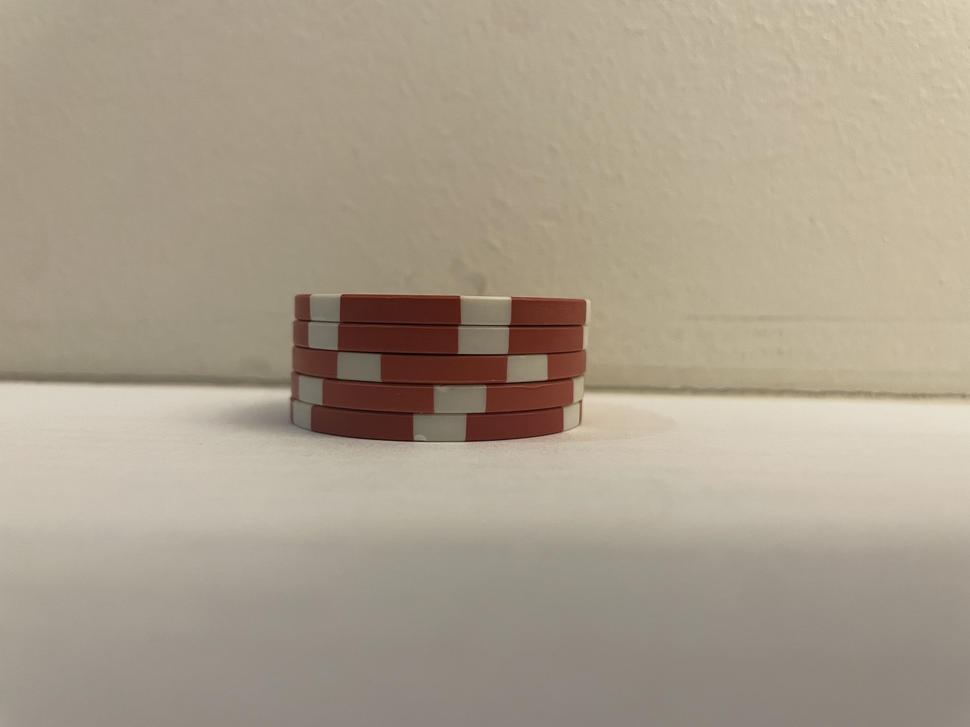
#> input picture IMG_0016.JPG, 970 x 727 px, shrunk from 4032 x 3024 before the run
$ python -i workingone.py   (imports and definitions only)
#> lines starting #> are read from the running program, lines starting #| are printed output that depends on the picture; after the words box and inside, x2 and y2 are one past the last pixel; in counts of white or black regions, pixels touching at a corner belong together
import cv2
import numpy as np


def detect_chip_color(image, roi):
    # Define color boundaries for red, green, blue, and white in BGR format
    color_ranges = {
        'Red': ([0, 0, 100], [80, 80, 255]),  # Approximate BGR range for red
        'Green': ([0, 100, 0], [80, 255, 80]),  # Approximate BGR range for green
        'Blue': ([10, 10, 10], [255, 80, 80]),  # Approximate BGR range for blue
        'White': ([200, 200, 200], [255, 255, 255])  # Approximate BGR range for white
    }

    # Get the average color of the ROI
    avg_color = np.mean(roi, axis=(0, 1)).astype(int)

    detected_color = "Unknown"
    for color_name, (lower, upper) in color_ranges.items():
        lower = np.array(lower, dtype=np.uint8)
        upper = np.array(upper, dtype=np.uint8)

        # Check if the average color is within the range
        if np.all(avg_color >= lower) and np.all(avg_color <= upper):
            detected_color = color_name
            break

    return detected_color


def count_stacked_chips(image_path, stack_width=150):
    """
    Detects the stack of chips, draws the bounding box based on the height and predetermined width,
    and estimates the number of chips.
    """
#> called with image_path = 'IMG_0016.JPG', stack_width = 150
    # Read the image
    image = cv2.imread(image_path)
#> image is the input picture: shape (727, 970, 3); mean B, G, R 140, 157.7, 169.2
    original = image.copy()

    # Convert to grayscale
    gray = cv2.cvtColor(image, cv2.COLOR_BGR2GRAY)
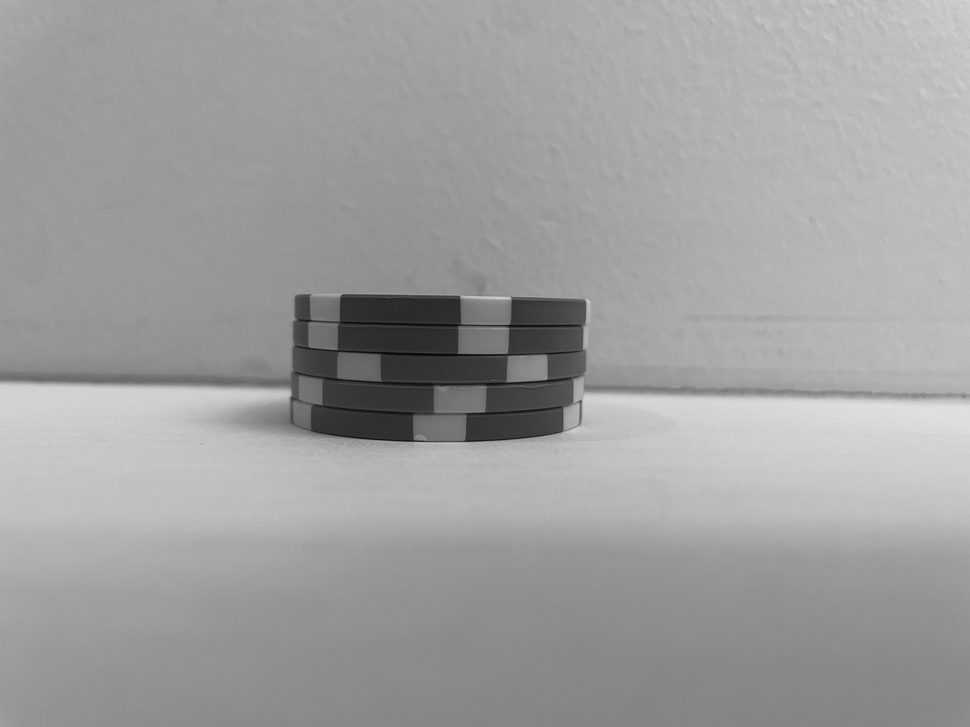
#> gray: shape (727, 970); min 6, max 224, mean 159.2

    # Apply Gaussian blur to reduce noise
    blurred = cv2.GaussianBlur(gray, (5, 5), 0)

    # Use Canny edge detection
    edges = cv2.Canny(blurred, 50, 150)
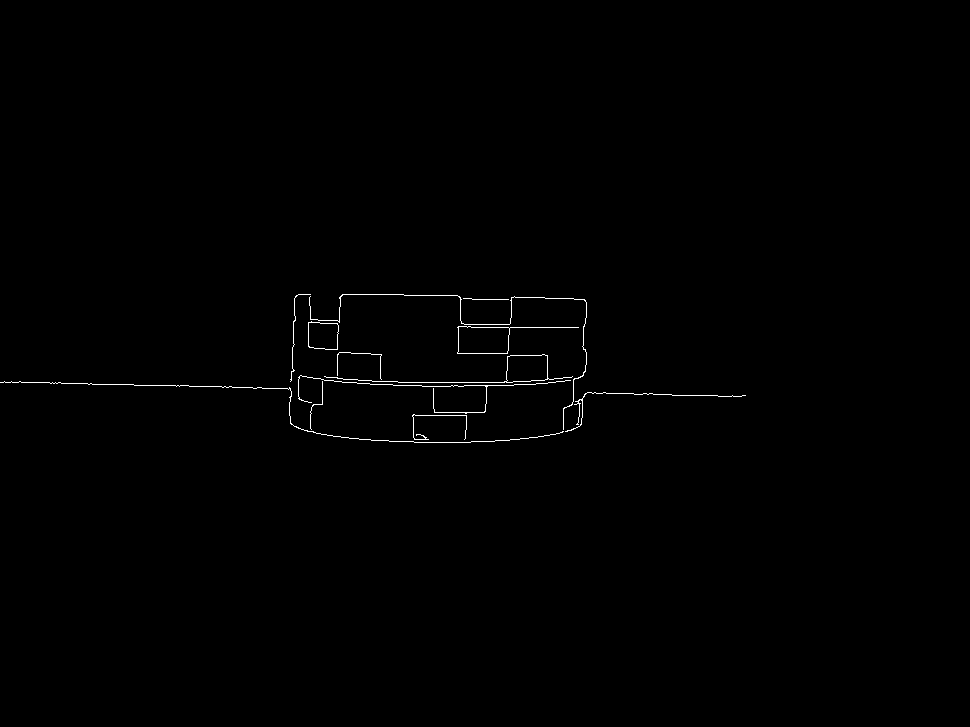
#> edges: shape (727, 970); 0.41% white in thin lines or dots, all inside (x1, y1, x2, y2) = (0, 294, 746, 443)

    # Perform dilation to connect edges
    kernel = np.ones((3, 3), np.uint8)
    dilated = cv2.dilate(edges, kernel, iterations=1)
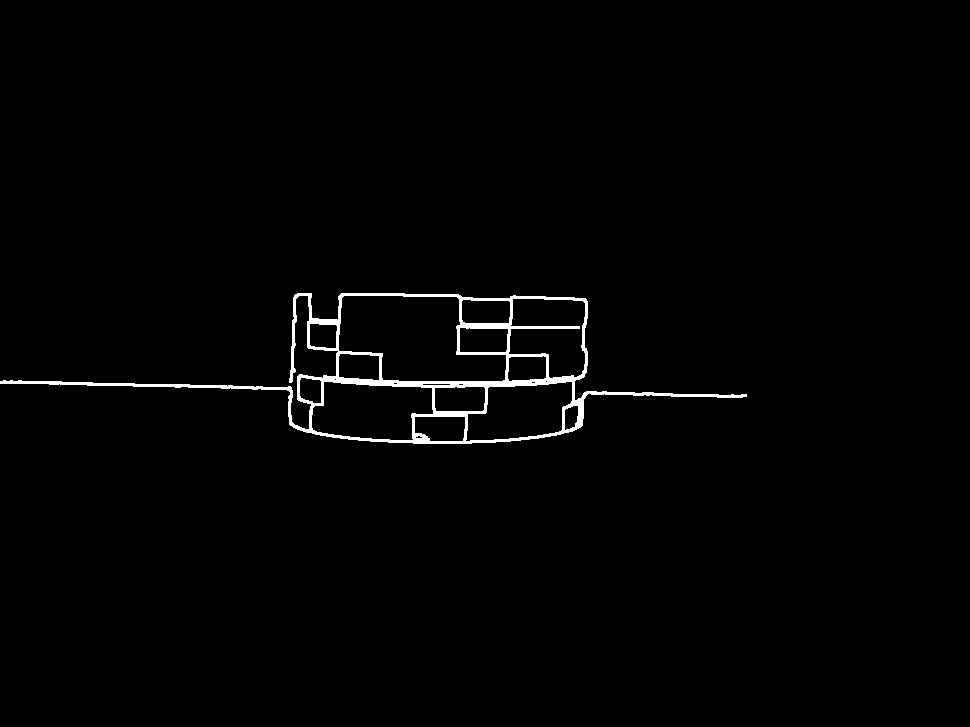
#> dilated: shape (727, 970); 1.3% white; 1 white region

    # Find contours
    contours, _ = cv2.findContours(dilated, cv2.RETR_EXTERNAL, cv2.CHAIN_APPROX_SIMPLE)
#> contours = 1 contour; box (x1, y1, x2, y2) and area: (0, 293, 747, 444) 39865

    # Filter out small contours and non-rectangular shapes
    min_contour_area = 500  # Adjust this value based on your image scale
    filtered_contours = [cnt for cnt in contours if cv2.contourArea(cnt) > min_contour_area]
#> filtered_contours has the same summary as contours

    # Sort contours by x-position and merge nearby contours
    bounding_boxes = [cv2.boundingRect(cnt) for cnt in filtered_contours]
#> bounding_boxes = [(0, 293, 747, 151)]
    if bounding_boxes:
        # Sort bounding boxes by y-position to process from top to bottom
        bounding_boxes = sorted(bounding_boxes, key=lambda box: box[1])

        # Merge overlapping or adjacent boxes (adjust threshold as needed)
        merged_box = bounding_boxes[0]
#> merged_box = (0, 293, 747, 151)
        for box in bounding_boxes[1:]:
            (x, y, w, h) = merged_box
            (bx, by, bw, bh) = box
            if by <= y + h:  # If the next contour is close enough to the current bounding box
                merged_box = (
                    min(x, bx), min(y, by), max(x + w, bx + bw) - min(x, bx), max(y + h, by + bh) - min(y, by))
            else:
                break
#> this loop made 0 passes

        # Get the height from the merged box
        (x, y, w, h) = merged_box
#> x = 0; y = 293; w = 747; h = 151

        # Now apply the predetermined width instead of using the calculated one
        new_w = stack_width

        # Adjust the x-coordinate to center the new width around the detected contour's center
        x_center = x + w // 2
#> x_center = 373
        x_new = x_center - new_w // 2
#> x_new = 298

        # Draw the bounding rectangle using the new width
        cv2.rectangle(image, (x_new, y), (x_new + new_w, y + h), (0, 255, 0), 2)
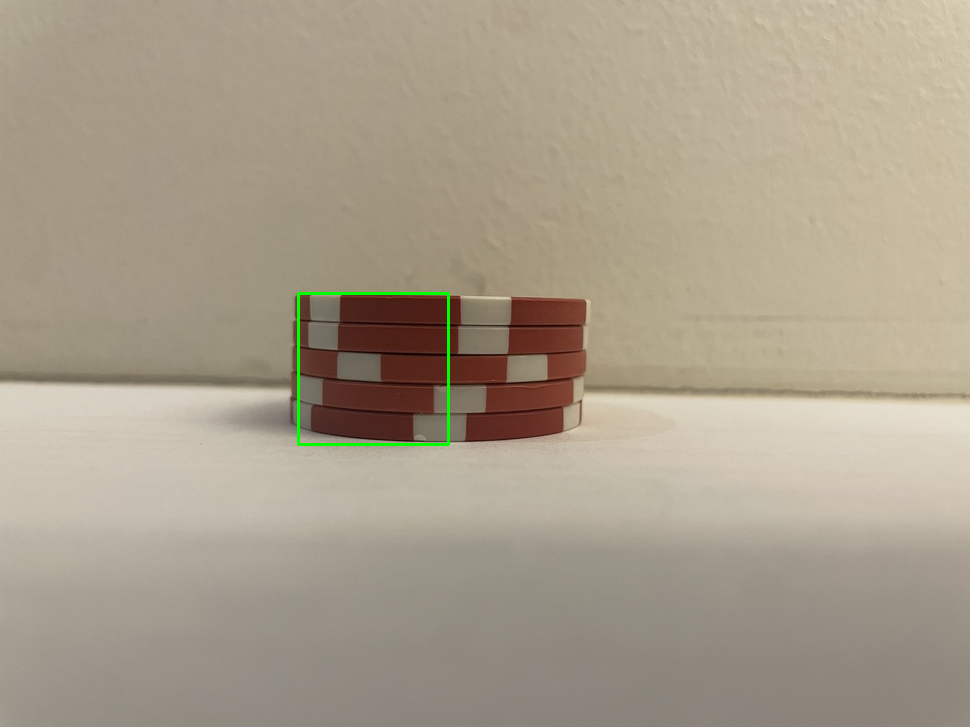
#> image: shape (727, 970, 3); 0.26% of pixels changed, all inside (x1, y1, x2, y2) = (297, 292, 450, 446)

        # Get the region of interest (ROI) for color detection
        roi = original[y:y + h, x_new:x_new + new_w]
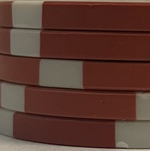
#> roi: shape (151, 150, 3); mean B, G, R 49.6, 59.1, 91.5

        # Detect chip color
        detected_color = detect_chip_color(image, roi)
#> in detect_chip_color, `avg_color = np.mean(roi, axis=(0, 1)).astype(int)`: avg_color = [49, 59, 91]
#> detected_color = 'Unknown'

        # Estimate number of chips based on height
        single_chip_height = 115  # Adjust this value based on the typical height of a single chip
        estimated_chips = round(h / single_chip_height)
#> estimated_chips = 1

        # Draw text with the estimated count and chip color
        label = f'{detected_color} Chips: {estimated_chips}'
#> label = 'Unknown Chips: 1'
        cv2.putText(image, label, (x_new, y - 10), cv2.FONT_HERSHEY_SIMPLEX, 0.9, (0, 255, 0), 2)
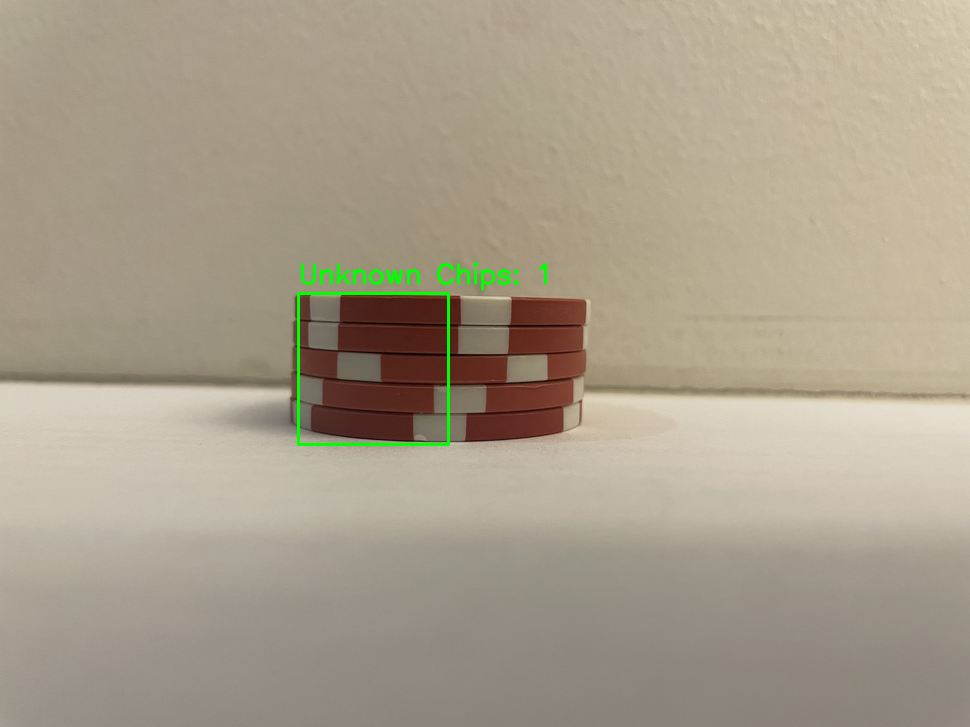
#> image: shape (727, 970, 3); 0.22% of pixels changed, all inside (x1, y1, x2, y2) = (301, 262, 547, 291)

        print(f"Estimated number of chips: {estimated_chips}, Color: {detected_color}")
#| Estimated number of chips: 1, Color: Unknown
    else:
        print("No chip stack detected")

    # Display results
    cv2.imshow("Original Image", original)
    cv2.imshow("Detected Chip Stack", image)
    cv2.waitKey(0)
    cv2.destroyAllWindows()


# Use the function and provide a predetermined width for the chip stack
image_path = 'fix routing to image path'  # Replace with your image path
# [1 line not run here, left out]

>>> result = count_stacked_chips('IMG_0016.JPG')
